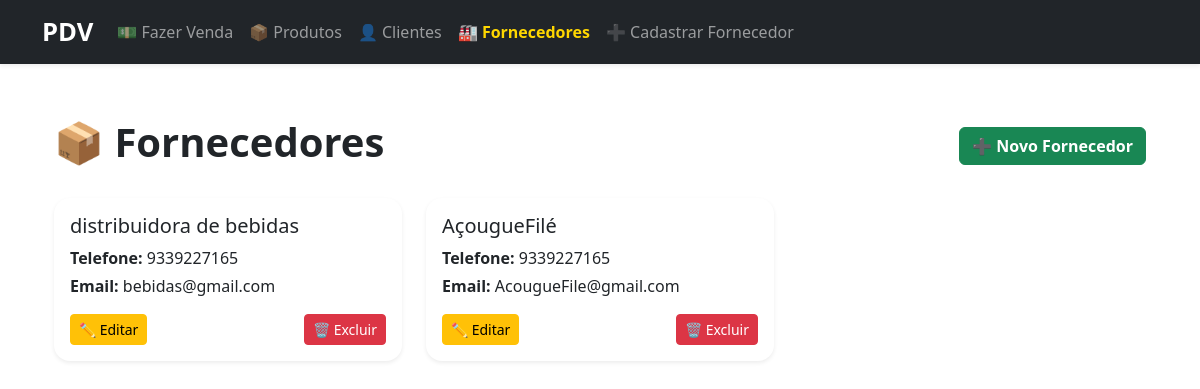
The page /fornecedores/ on the database its author committed.
### fornecedores/models.py (models this page shows, shortened)
class Fornecedor(models.Model):
    nome = models.CharField(max_length=100)
    email = models.EmailField(blank=True)
    telefone = models.CharField(max_length=20, blank=True)
    endereco = models.TextField(blank=True)
    data_cadastro = models.DateTimeField(auto_now_add=True)

### fornecedores/views.py (the view)
# urls.py: path('', views.listar_fornecedores, name='listar_fornecedores'),
def listar_fornecedores(request):
    fornecedores = Fornecedor.objects.all()
    return render(request, 'fornecedores/fornecedores_list.html', {'fornecedores': fornecedores})

### fornecedores/templates/fornecedores/fornecedores_list.html (shortened to what this page needs)
{% extends 'base.html' %}
{% block content %}
<div class="container mt-5">
    <div class="d-flex justify-content-between align-items-center mb-4">
        <h1 class="fw-bold">📦 Fornecedores</h1>
        <a href="{% url 'cadastrar_fornecedor' %}" class="btn btn-success fw-bold">➕ Novo Fornecedor</a>
    </div>
    <div class="row g-4">
        {% for fornecedor in fornecedores %}
        <div class="col-md-4">
            <div class="card shadow-sm h-100 border-0 rounded-4">
                <div class="card-body">
                    <h5 class="card-title">{{ fornecedor.nome }}</h5>
                    <p class="card-text mb-1"><strong>Telefone:</strong> {{ fornecedor.telefone|default:"-" }}</p>
                    <p class="card-text mb-3"><strong>Email:</strong> {{ fornecedor.email|default:"-" }}</p>
                    <div class="d-flex justify-content-between">
                        <a href="{% url 'editar_fornecedor' fornecedor.id %}"
                           class="btn btn-sm btn-warning confirm-link"
                           data-message="Deseja editar o fornecedor &quot;{{ fornecedor.nome }}&quot;?">
                           ✏️ Editar
                        </a>
                        <a href="{% url 'excluir_fornecedor' fornecedor.id %}"
                           class="btn btn-sm btn-danger confirm-link"
                           data-message="Tem certeza que deseja excluir o fornecedor &quot;{{ fornecedor.nome }}&quot;? Esta ação não pode ser desfeita.">
                           🗑️ Excluir
                        </a>
                    </div>
                </div>
            </div>
        </div>
        {% empty %}
        <div class="col-12">
            <div class="alert alert-secondary text-center">
                Nenhum fornecedor cadastrado.
            </div>
        </div>
        {% endfor %}
    </div>
</div>
{% endblock %}

### templates/base.html (style rules this page uses)
body { padding-top: 70px; }

### rows shown on the page
Fornecedor: nome "distribuidora de bebidas", telefone "9339227165", email "bebidas@gmail.com"
Fornecedor: nome "AçougueFilé", telefone "9339227165", email "AcougueFile@gmail.com"
